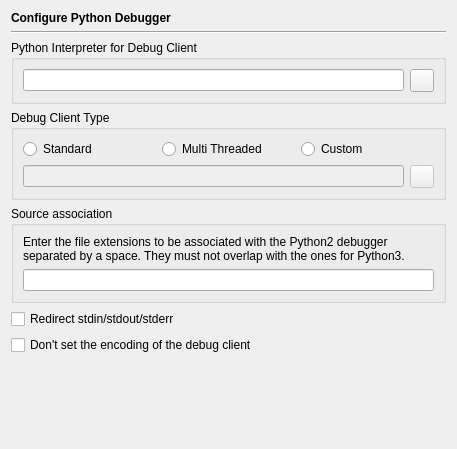
<?xml version="1.0" encoding="UTF-8"?>
<ui version="4.0">
 <class>DebuggerPythonPage</class>
 <widget class="QWidget" name="DebuggerPythonPage">
  <property name="geometry">
   <rect>
    <x>0</x>
    <y>0</y>
    <width>455</width>
    <height>449</height>
   </rect>
  </property>
  <layout class="QVBoxLayout" name="verticalLayout_2">
   <item>
    <widget class="QLabel" name="headerLabel">
     <property name="text">
      <string>&lt;b&gt;Configure Python Debugger&lt;/b&gt;</string>
     </property>
    </widget>
   </item>
   <item>
    <widget class="Line" name="line11_2">
     <property name="frameShape">
      <enum>QFrame::HLine</enum>
     </property>
     <property name="frameShadow">
      <enum>QFrame::Sunken</enum>
     </property>
     <property name="orientation">
      <enum>Qt::Horizontal</enum>
     </property>
    </widget>
   </item>
   <item>
    <widget class="QGroupBox" name="groupBox">
     <property name="title">
      <string>Python Interpreter for Debug Client</string>
     </property>
     <layout class="QGridLayout">
      <item row="0" column="0">
       <widget class="QLineEdit" name="interpreterEdit">
        <property name="toolTip">
         <string>Enter the path of the Python interpreter to be used by the debug client.</string>
        </property>
       </widget>
      </item>
      <item row="0" column="1">
       <widget class="QToolButton" name="interpreterButton">
        <property name="toolTip">
         <string>Press to select the Python interpreter via a file selection dialog</string>
        </property>
       </widget>
      </item>
     </layout>
    </widget>
   </item>
   <item>
    <widget class="QGroupBox" name="groupBox_2">
     <property name="title">
      <string>Debug Client Type</string>
     </property>
     <layout class="QGridLayout">
      <item row="1" column="0" colspan="3">
       <layout class="QHBoxLayout">
        <item>
         <widget class="QLineEdit" name="debugClientEdit">
          <property name="enabled">
           <bool>false</bool>
          </property>
          <property name="toolTip">
           <string>Enter the path of the Debug Client to be used.  Leave empty to use the default.</string>
          </property>
         </widget>
        </item>
        <item>
         <widget class="QToolButton" name="debugClientButton">
          <property name="enabled">
           <bool>false</bool>
          </property>
          <property name="toolTip">
           <string>Press to select the Debug Client via a file selection dialog</string>
          </property>
         </widget>
        </item>
       </layout>
      </item>
      <item row="0" column="0">
       <widget class="QRadioButton" name="standardButton">
        <property name="toolTip">
         <string>Select the standard debug client</string>
        </property>
        <property name="text">
         <string>Standard</string>
        </property>
       </widget>
      </item>
      <item row="0" column="2">
       <widget class="QRadioButton" name="customButton">
        <property name="toolTip">
         <string>Select the custom selected debug client</string>
        </property>
        <property name="text">
         <string>Custom</string>
        </property>
       </widget>
      </item>
      <item row="0" column="1">
       <widget class="QRadioButton" name="threadedButton">
        <property name="toolTip">
         <string>Select the multi threaded debug client</string>
        </property>
        <property name="text">
         <string>Multi Threaded</string>
        </property>
       </widget>
      </item>
     </layout>
    </widget>
   </item>
   <item>
    <widget class="QGroupBox" name="groupBox_3">
     <property name="title">
      <string>Source association</string>
     </property>
     <layout class="QVBoxLayout" name="verticalLayout">
      <item>
       <widget class="QLabel" name="label">
        <property name="text">
         <string>Enter the file extensions to be associated with the Python2 debugger separated by a space. They must not overlap with the ones for Python3.</string>
        </property>
        <property name="wordWrap">
         <bool>true</bool>
        </property>
       </widget>
      </item>
      <item>
       <widget class="QLineEdit" name="sourceExtensionsEdit"/>
      </item>
     </layout>
    </widget>
   </item>
   <item>
    <widget class="QCheckBox" name="pyRedirectCheckBox">
     <property name="toolTip">
      <string>Select, to redirect stdin, stdout and stderr of the program being debugged to the eric6 IDE</string>
     </property>
     <property name="text">
      <string>Redirect stdin/stdout/stderr</string>
     </property>
    </widget>
   </item>
   <item>
    <widget class="QCheckBox" name="pyNoEncodingCheckBox">
     <property name="toolTip">
      <string>Select to not set the debug client encoding</string>
     </property>
     <property name="text">
      <string>Don't set the encoding of the debug client</string>
     </property>
    </widget>
   </item>
   <item>
    <spacer>
     <property name="orientation">
      <enum>Qt::Vertical</enum>
     </property>
     <property name="sizeHint" stdset="0">
      <size>
       <width>435</width>
       <height>21</height>
      </size>
     </property>
    </spacer>
   </item>
  </layout>
 </widget>
 <tabstops>
  <tabstop>interpreterEdit</tabstop>
  <tabstop>interpreterButton</tabstop>
  <tabstop>standardButton</tabstop>
  <tabstop>threadedButton</tabstop>
  <tabstop>customButton</tabstop>
  <tabstop>debugClientEdit</tabstop>
  <tabstop>debugClientButton</tabstop>
  <tabstop>sourceExtensionsEdit</tabstop>
  <tabstop>pyRedirectCheckBox</tabstop>
  <tabstop>pyNoEncodingCheckBox</tabstop>
 </tabstops>
 <resources/>
 <connections>
  <connection>
   <sender>customButton</sender>
   <signal>toggled(bool)</signal>
   <receiver>debugClientEdit</receiver>
   <slot>setEnabled(bool)</slot>
   <hints>
    <hint type="sourcelabel">
     <x>368</x>
     <y>194</y>
    </hint>
    <hint type="destinationlabel">
     <x>332</x>
     <y>219</y>
    </hint>
   </hints>
  </connection>
 </connections>
</ui>
